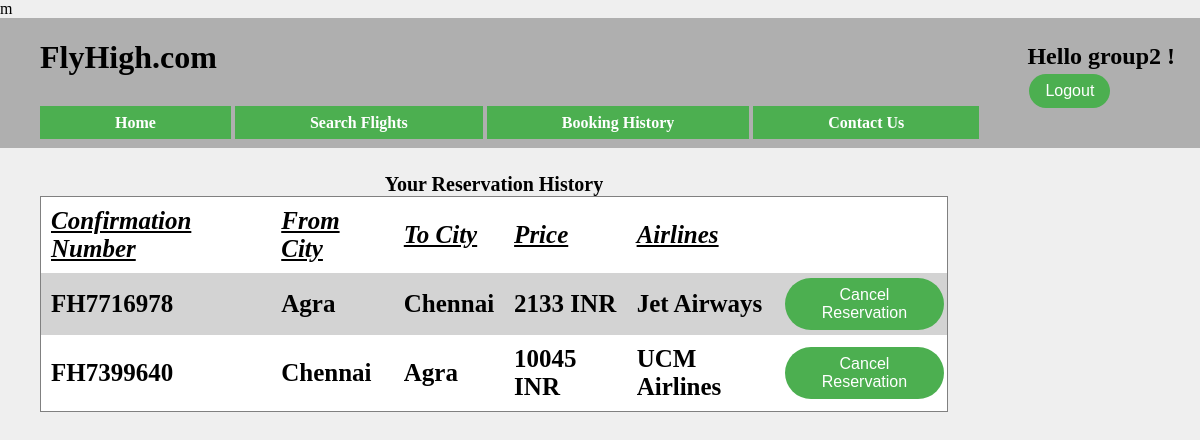
The app's page /history.php (signed in) with its own data.
### tables this page shows
CREATE TABLE `reservations` (
  `username` varchar(30) NOT NULL,
  `reservationNo` varchar(30) NOT NULL,
  `fromCity` varchar(30) NOT NULL,
  `toCity` varchar(30) NOT NULL,
  `price` int(20) NOT NULL,
  `airlines` varchar(30) NOT NULL
);

### inc_database.php (called while the page is built, shortened)
<?php
	$servername = "localhost";
	$username = "root";
	$password = "";
	$dbname = "flyhigh";
	$connection = new mysqli($servername, $username, $password, $dbname);
	function runQuery($sql){
		global $result, $connection;
		try {
			if(!($result = $connection->query($sql))) {
				throw new Exception("Select Query Failed " . $connection->error);
			}
		}
		catch(Exception $e) {
			die("Error: " . $e->getMessage());
		}
	}
?>

### history.php (the view, shortened to what this page needs)
<!DOCTYPE html>
<html>
	<head>
		<link rel="stylesheet" type="text/css" href="flyHigh.css">
	</head>
	<body>
		<?php
			include('inc_header.php');
			include('inc_database.php');
		?>
		<div class= "content">
		<form method="POST" action="<?php echo $_SERVER[ "PHP_SELF"]; ?>" onsubmit="return confirmCancellation()">
			<?php
				if($_SESSION['name'] == "loggedIn"){
					echo "<table>";
					echo "<caption><b>Your Reservation History</b> </caption>";
					$sql = "SELECT reservationNo, fromCity, toCity, price, airlines FROM reservations WHERE username = '". $_SESSION['username']."';";
					runQuery($sql);
					echo "<tr>
							<td class='tableData'><b><i><u>Confirmation Number</u></i></b></td>
							<td class='tableData'><b><i><u>From City</u></i></b></td>
							<td class='tableData'><b><i><u>To City</u></i></b></td>
							<td class='tableData'><b><i><u>Price</u></i></b></td>
							<td class='tableData'><b><i><u>Airlines</u></i></b></td>
							<td class='tableData'></td>
						</tr>";
					while($row = $result->fetch_assoc()) {
						print("<tr>");
							echo "<td class='tableData'>" . $row['reservationNo'] . " </td>";
							echo "<td class='tableData'>" . $row['fromCity'] . "</td>";
							echo "<td class='tableData'>" . $row['toCity'] . "</td>";
							echo "<td class='tableData'>" . $row['price'] . " INR</td>";
							echo "<td class='tableData'>" . $row['airlines'] . "</td>";
							echo '<td><button class="button" name="cancelReservation" value="' . $row['reservationNo'] . '">Cancel Reservation</button></td>';
						print("</tr>");
					}
					echo "</table>";
				}
				else{
					echo "<h1>Please log in to view your reservations</h1>";
				}
			?>
		</form>
		</div>
	</body>
</html>

### flyHigh.css (style rules this page uses)
body { background-color: #EFEFEF; margin-left: 0px; margin-right: 0px; margin-bottom: 0px; margin-top: 0px; }
.button, input[type="submit"], input[type="reset"] { border: none; color: #4CAF50; padding: 8px 16px; text-align: center; display: inline-block; font-size: 16px; margin: 4px 2px; border-radius: 30px; background-color: #4CAF50; color: white; }
.content { margin-left: 40px; margin-right: 25px; margin-bottom: 25px; margin-top: 25px; }
form { font-size: 20px; }

### history.php (style rules this page uses)
table { background-color: lightgray; border-collapse: collapse; border: 1px solid gray; width: 80%; }
.tableData { padding: 10px; font-size:25px; }
tr:nth-child(odd) { background-color: white; }

### records on screen
reservations: reservationNo "FH7716978", fromCity "Agra", toCity "Chennai", price "2133", airlines "Jet Airways"
reservations: reservationNo "FH7399640", fromCity "Chennai", toCity "Agra", price "10045", airlines "UCM Airlines"

### other values on screen
$_SESSION['username'] "group2"
